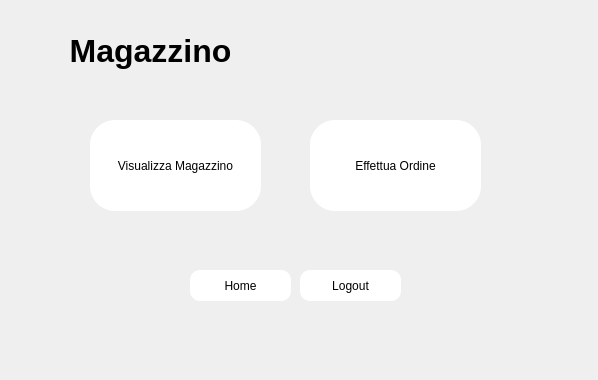
<?xml version="1.0" encoding="UTF-8"?>
<ui version="4.0">
 <class>Magazzino</class>
 <widget class="QWidget" name="Magazzino">
  <property name="geometry">
   <rect>
    <x>0</x>
    <y>0</y>
    <width>598</width>
    <height>380</height>
   </rect>
  </property>
  <property name="windowTitle">
   <string>Form</string>
  </property>
  <widget class="QPushButton" name="Visualizzamagazzinobtn">
   <property name="geometry">
    <rect>
     <x>90</x>
     <y>120</y>
     <width>171</width>
     <height>91</height>
    </rect>
   </property>
   <property name="font">
    <font>
     <pointsize>9</pointsize>
     <weight>50</weight>
     <bold>false</bold>
    </font>
   </property>
   <property name="styleSheet">
    <string notr="true">border-radius: 25px;
background-color: qlineargradient(spread:pad, x1:0, y1:0, x2:1, y2:0, stop:0 rgba(255, 255, 255, 255), stop:1 rgba(255, 255, 255, 255));</string>
   </property>
   <property name="text">
    <string>Visualizza Magazzino</string>
   </property>
  </widget>
  <widget class="QPushButton" name="EffettuaOrdinebtn">
   <property name="geometry">
    <rect>
     <x>310</x>
     <y>120</y>
     <width>171</width>
     <height>91</height>
    </rect>
   </property>
   <property name="font">
    <font>
     <pointsize>9</pointsize>
    </font>
   </property>
   <property name="styleSheet">
    <string notr="true">border-radius: 25px;
background-color: qlineargradient(spread:pad, x1:0, y1:0, x2:1, y2:0, stop:0 rgba(255, 255, 255, 255), stop:1 rgba(255, 255, 255, 255));</string>
   </property>
   <property name="text">
    <string>Effettua Ordine</string>
   </property>
  </widget>
  <widget class="QPushButton" name="homebtn">
   <property name="geometry">
    <rect>
     <x>190</x>
     <y>270</y>
     <width>101</width>
     <height>31</height>
    </rect>
   </property>
   <property name="styleSheet">
    <string notr="true">border-radius: 10px;
background-color: qlineargradient(spread:pad, x1:0, y1:0, x2:1, y2:0, stop:0 rgba(255, 255, 255, 255), stop:1 rgba(255, 255, 255, 255));
</string>
   </property>
   <property name="text">
    <string>Home</string>
   </property>
   <property name="icon">
    <iconset resource="../resource.qrc">
     <normaloff>:/no/loghi-icone/iconahome.PNG</normaloff>:/no/loghi-icone/iconahome.PNG</iconset>
   </property>
   <property name="iconSize">
    <size>
     <width>40</width>
     <height>40</height>
    </size>
   </property>
  </widget>
  <widget class="QPushButton" name="Logoutbtn">
   <property name="geometry">
    <rect>
     <x>300</x>
     <y>270</y>
     <width>101</width>
     <height>31</height>
    </rect>
   </property>
   <property name="styleSheet">
    <string notr="true">border-radius: 10px;
background-color: qlineargradient(spread:pad, x1:0, y1:0, x2:1, y2:0, stop:0 rgba(255, 255, 255, 255), stop:1 rgba(255, 255, 255, 255));</string>
   </property>
   <property name="text">
    <string>Logout</string>
   </property>
   <property name="icon">
    <iconset resource="../resource.qrc">
     <normaloff>:/no/loghi-icone/iconalogout.PNG</normaloff>:/no/loghi-icone/iconalogout.PNG</iconset>
   </property>
   <property name="iconSize">
    <size>
     <width>40</width>
     <height>40</height>
    </size>
   </property>
  </widget>
  <widget class="QFrame" name="frame">
   <property name="geometry">
    <rect>
     <x>-10</x>
     <y>-10</y>
     <width>781</width>
     <height>541</height>
    </rect>
   </property>
   <property name="styleSheet">
    <string notr="true">background-image: url(:/no/loghi-icone/sfondomagazzino.PNG);</string>
   </property>
   <property name="frameShape">
    <enum>QFrame::StyledPanel</enum>
   </property>
   <property name="frameShadow">
    <enum>QFrame::Raised</enum>
   </property>
  </widget>
  <widget class="QLabel" name="label">
   <property name="geometry">
    <rect>
     <x>20</x>
     <y>10</y>
     <width>261</width>
     <height>81</height>
    </rect>
   </property>
   <property name="font">
    <font>
     <pointsize>24</pointsize>
     <weight>75</weight>
     <bold>true</bold>
    </font>
   </property>
   <property name="text">
    <string>Magazzino</string>
   </property>
   <property name="alignment">
    <set>Qt::AlignCenter</set>
   </property>
  </widget>
  <zorder>frame</zorder>
  <zorder>Visualizzamagazzinobtn</zorder>
  <zorder>EffettuaOrdinebtn</zorder>
  <zorder>homebtn</zorder>
  <zorder>Logoutbtn</zorder>
  <zorder>label</zorder>
 </widget>
 <resources>
  <include location="../resource.qrc"/>
 </resources>
 <connections/>
</ui>
